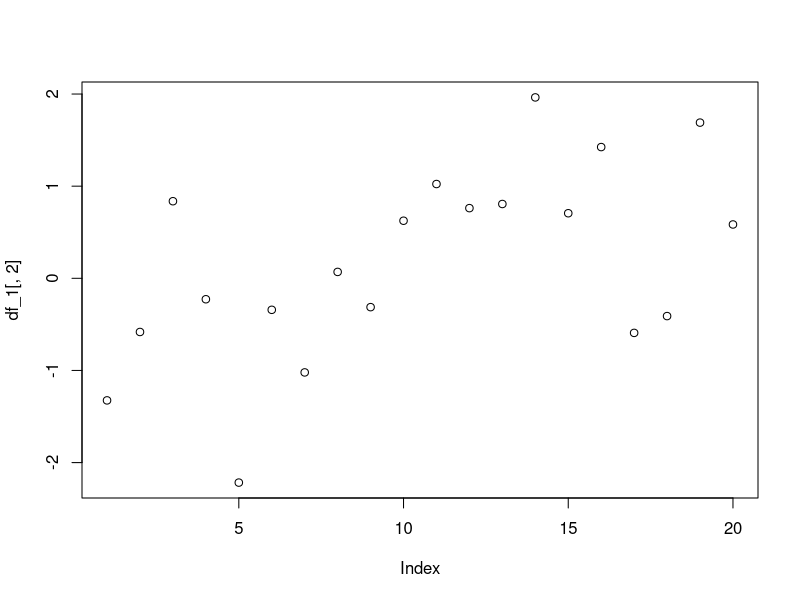

Reproduce this figure in R.
# Practices concerning sequences, tables, matrixes and data frames


X <- seq(1,100,by=2.5)       # create new sequence X from 1 to 100 with 2.5 steps
X[5]                         # get 5th position of sequence
X[4:10]                      # get 4th to 10th positions of sequence
X[length(X)]                 # get the last number of the sequence
X[-2:-10]                    # get the sequence without 2nd to 10th positions
X[-6]                        # get sequence without 6th position
X>20                         # get all numbers that are lower than 20
X[X<10|X>30]                 # get numbers of sequence between 10 and 30

X2 <- numeric(length(X))     # get an empty sequence X2 the length of X
X2[X<=30] <- 1               # assign the value 1 to all positions on the sequence smaller 30
X2[(X>30)&(X<70)] <- 2       # assign the value 2 to all positions on the sequence bigger 30 and smaller 70
X2[X>70] <- 3                # assign the value 3 to all positions on the sequence bigger 70

install.packages("car")
install.packages("carData")
library(car)

X3 <- recode(X,"0:30=1;30:70=2;else=3")   # create a sequence wich is a recode of X with the same values as X2

m1 <- matrix(c(4,7,3,8,9,2),nrow=2)       # create a matrix of the numeric vector divided into 2 rows,
# the matrix is filled with the numbers by column

m2 <- matrix(c(4,7,3,8,9,2),nrow=2,ncol=3,byrow=TRUE)   # create a matrix of the numeric vector with 2 rows and 3 
# columns, filling the matrix with the numbers by row

m1[,2]                                    # shows values of column 2 in m1
m1[2,]                                    # shows values of row 2 in m1
m1[2,2]                                   # shows value of the number in row 2 column to of m1
m2[2,2]                                   # shows value of the number in row 2 column to of m2


numbers_1 <- rnorm(80,mean=0,sd=1)        # variable number_1 becomes a normally distributed numeric value with 80 numbers, 
# it has a mean of 0 and a standard distribution of 1.

mat_1 <- matrix(numbers_1,nrow=20,ncol=4) # variable mat_1 becomes a matrix of numbers_1, with 20 rows and 4 columns

df_1 <- data.frame(mat_1)                 # variable df_1 becomes the into a data frame (similar as matrix but with numeric values and 
# characters) converted mat_1

names(df_1) <- c("var1","var2","var3","var4")   # the names of the columns of df_1 are being set with a character vector 

head(df_1)                                # get the first 6 rows of df_1
summary(df_1)                             # get a summary of df_1 (Min., 1st quart., Median, Mean, 3rd quart., Max.)

plot(df_1[,2])                            # plot column 2 of df_1

test <- data.frame(A=c(1,2,3),B=c("aB1","aB2","aB3"))    # variable test becomes a data frame with two columns A and B,
# A consisting of a numeric vector and B consisting of a character vector.
test[,1]                                  # three commands to get the first row of test
test[,"A"]
test$A
